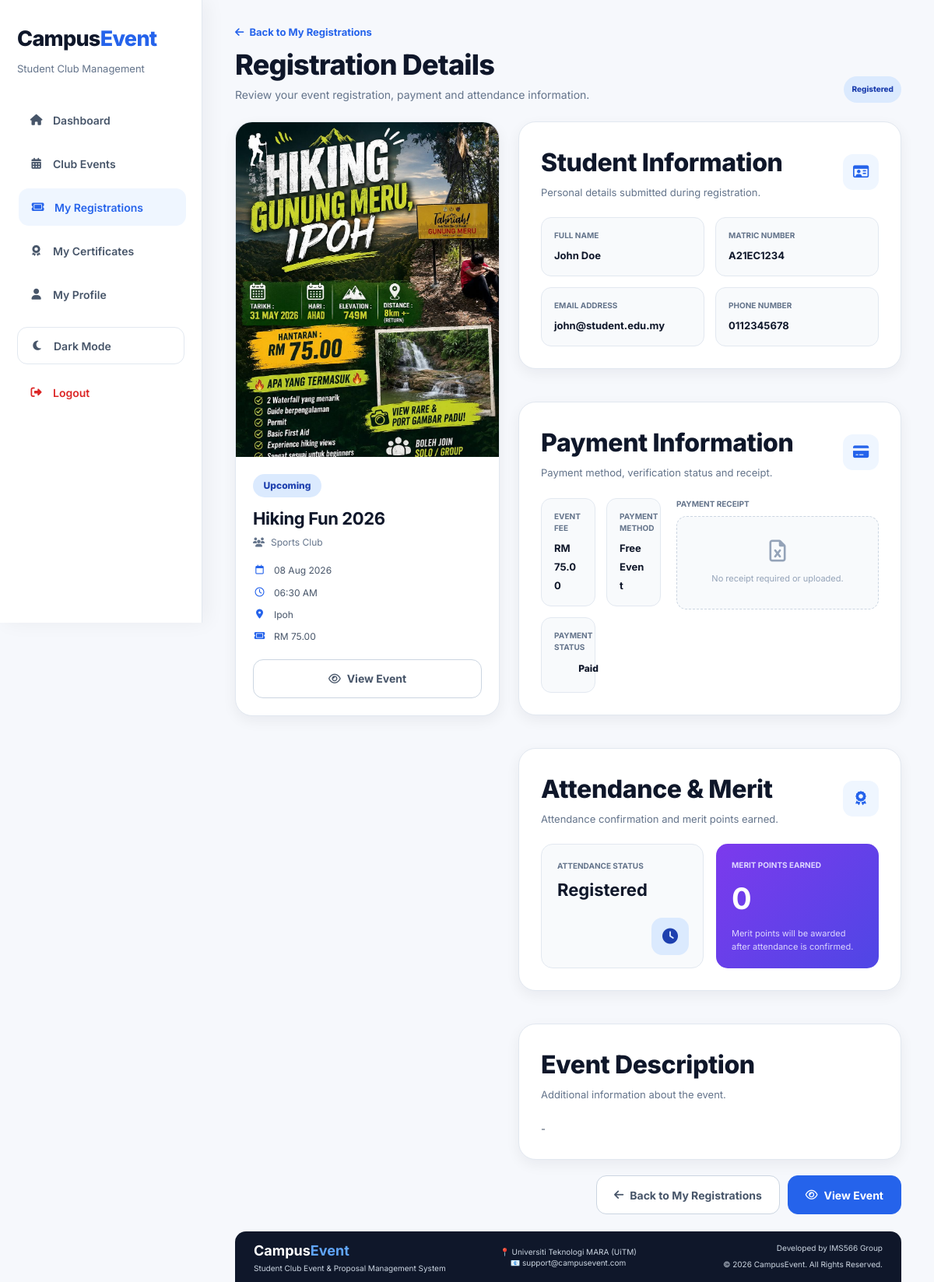
/registration_detail.php?id=4 (signed in), run on the app's committed database.
### tables this page shows
CREATE TABLE `registrations` (
  `registration_id` int(11) NOT NULL,
  `event_id` int(11) DEFAULT NULL,
  `user_id` int(11) DEFAULT NULL,
  `full_name` varchar(100) NOT NULL,
  `matric_no` varchar(20) NOT NULL,
  `email` varchar(100) NOT NULL,
  `phone` varchar(20) DEFAULT NULL,
  `payment_status` enum('Pending','Paid') DEFAULT 'Pending',
  `register_date` datetime DEFAULT current_timestamp(),
  `attendance_status` enum('Registered','Attended','Absent') DEFAULT 'Registered',
  `certificate_status` enum('Not Generated','Generated') NOT NULL DEFAULT 'Not Generated',
  `certificate_number` varchar(100) DEFAULT NULL,
  `certificate_generated_at` datetime DEFAULT NULL,
  `payment_method` varchar(50) DEFAULT NULL,
  `receipt` varchar(255) DEFAULT NULL
);

CREATE TABLE `events` (
  `event_id` int(11) NOT NULL,
  `proposal_id` int(11) DEFAULT NULL,
  `event_name` varchar(150) NOT NULL,
  `event_date` date NOT NULL,
  `event_time` time NOT NULL,
  `location` varchar(150) NOT NULL,
  `description` text DEFAULT NULL,
  `budget` decimal(10,2) DEFAULT NULL,
  `status` enum('Upcoming','Completed','Cancelled') DEFAULT 'Upcoming',
  `created_at` timestamp NOT NULL DEFAULT current_timestamp(),
  `poster` varchar(255) DEFAULT NULL,
  `report_status` varchar(20) DEFAULT 'Pending',
  `report_remark` text DEFAULT NULL,
  `report_summary` text DEFAULT NULL,
  `club_name` varchar(100) DEFAULT NULL,
  `event_fee` decimal(10,2) DEFAULT 0.00
);

### registration_detail.php (the view, shortened to what the rows shown need)
<?php
include 'includes/db.php';
$userId = (int) $_SESSION['user_id'];
$registrationId = (int) $_GET['id'];
$stmt = mysqli_prepare(
    $conn,
    "SELECT
        registrations.*,
        events.event_name,
        events.club_name,
        events.event_date,
        events.event_time,
        events.location,
        events.description,
        events.poster,
        events.event_fee,
        events.status AS event_status
     FROM registrations
     INNER JOIN events
        ON registrations.event_id = events.event_id
     WHERE registrations.registration_id = ?
     AND registrations.user_id = ?
     LIMIT 1"
);
mysqli_stmt_bind_param(
    $stmt,
    "ii",
    $registrationId,
    $userId
);
mysqli_stmt_execute($stmt);
$result = mysqli_stmt_get_result($stmt);
$registration = mysqli_fetch_assoc($result);
$paymentClass = strtolower(
    str_replace(
        ' ',
        '-',
        $registration['payment_status']
    )
);
$attendanceClass = strtolower(
    str_replace(
        ' ',
        '-',
        $registration['attendance_status']
    )
);
$eventStatusClass = strtolower(
    str_replace(
        ' ',
        '-',
        $registration['event_status']
    )
);
$meritPoints =
    $registration['attendance_status'] === 'Attended'
    ? 10
    : 0;
$posterPath = '';
if (!empty($registration['poster'])) {
    $posterPath =
        'assets/posters/' .
        rawurlencode($registration['poster']);
}
$eventFee = (float) (
    $registration['event_fee'] ?? 0
);
?>
<!DOCTYPE html>
<html lang="en">
<head>
    <link rel="stylesheet" href="assets/css/style.css?v=92000">
    <link rel="stylesheet" href="https://cdnjs.cloudflare.com/ajax/libs/font-awesome/6.5.2/css/all.min.css">
</head>
<body>
    <div class="main registration-detail-page">
        <div class="detail-hero">
            <div>
                <a href="my_registrations.php" class="detail-back-link">
                </a>
                <h1>Registration Details</h1>
                <p>
                </p>
            </div>
            <span class="attendance-badge attendance-<?php
            echo htmlspecialchars($attendanceClass);
            ?>">
                <?php
                echo htmlspecialchars(
                    $registration['attendance_status']
                );
                ?>
            </span>
        </div>
        <div class="registration-detail-layout">
            <aside class="card registration-event-card">
                <?php if ($posterPath !== '') { ?>
                    <img src="<?php echo $posterPath; ?>" class="registration-detail-poster" alt="<?php
                       echo htmlspecialchars(
                           $registration['event_name']
                       );
                       ?>">
                <?php } ?>
                <div class="registration-event-body">
                    <span class="badge badge-<?php
                    echo htmlspecialchars($eventStatusClass);
                    ?>">
                        <?php
                        echo htmlspecialchars(
                            $registration['event_status']
                        );
                        ?>
                    </span>
                    <h2>
                        <?php
                        echo htmlspecialchars(
                            $registration['event_name']
                        );
                        ?>
                    </h2>
                    <?php if (
                        !empty($registration['club_name'])
                    ) { ?>
                        <p class="registration-organizer">
                            <i class="fa-solid fa-users"></i>
                            <?php
                            echo htmlspecialchars(
                                $registration['club_name']
                            );
                            ?>
                        </p>
                    <?php } ?>
                    <div class="registration-event-meta">
                        <div>
                            <i class="fa-regular fa-calendar"></i>
                            <span>
                                <?php
                                echo date(
                                    "d M Y",
                                    strtotime(
                                        $registration['event_date']
                                    )
                                );
                                ?>
                            </span>
                        </div>
                        <div>
                            <i class="fa-regular fa-clock"></i>
                            <span>
                                <?php
                                echo date(
                                    "h:i A",
                                    strtotime(
                                        $registration['event_time']
                                    )
                                );
                                ?>
                            </span>
                        </div>
                        <div>
                            <i class="fa-solid fa-location-dot"></i>
                            <span>
                                <?php
                                echo htmlspecialchars(
                                    $registration['location']
                                );
                                ?>
                            </span>
                        </div>
                        <div>
                            <i class="fa-solid fa-ticket"></i>
                            <span>
                                <?php
                                echo $eventFee > 0
                                    ? 'RM ' . number_format(
                                        $eventFee,
                                        2
                                    )
                                    : 'Free Event';
                                ?>
                            </span>
                        </div>
                    </div>
                    <a href="event_detail.php?id=<?php
                    echo (int) $registration['event_id'];
                    ?>" class="btn-secondary registration-view-event">
                        <i class="fa-regular fa-eye"></i>
                        View Event
                    </a>
                </div>
            </aside>
            <div class="registration-detail-content">
                <div class="card registration-detail-card">
                    <div class="section-header">
                        <div>
                            <h2>Student Information</h2>
                        </div>
                    </div>
                    <div class="registration-info-grid">
                        <div class="registration-info-item">
                            <span>Full Name</span>
                            <strong>
                                <?php
                                echo htmlspecialchars(
                                    $registration['full_name']
                                );
                                ?>
                            </strong>
                        </div>
                        <div class="registration-info-item">
                            <span>Matric Number</span>
                            <strong>
                                <?php
                                echo htmlspecialchars(
                                    $registration['matric_no']
                                );
                                ?>
                            </strong>
                        </div>
                        <div class="registration-info-item">
                            <span>Email Address</span>
                            <strong>
                                <?php
                                echo htmlspecialchars(
                                    $registration['email']
                                );
                                ?>
                            </strong>
                        </div>
                        <div class="registration-info-item">
                            <span>Phone Number</span>
                            <strong>
                                <?php
                                echo htmlspecialchars(
                                    $registration['phone']
                                );
                                ?>
                            </strong>
                        </div>
                    </div>
                </div>
                <div class="card registration-detail-card">
                    <div class="section-header">
                        <div>
                            <h2>Payment Information</h2>
                        </div>
                    </div>
                    <div class="registration-payment-layout">
                        <div class="registration-payment-details">
                            <div class="registration-info-item">
                                <span>Event Fee</span>
                                <strong>
                                    <?php
                                    echo $eventFee > 0
                                        ? 'RM ' . number_format(
                                            $eventFee,
                                            2
                                        )
                                        : 'Free';
                                    ?>
                                </strong>
                            </div>
                            <div class="registration-info-item">
                                <span>Payment Method</span>
                                <strong>
                                    <?php
                                    echo htmlspecialchars(
                                        $registration['payment_method']
                                    );
                                    ?>
                                </strong>
                            </div>
                            <div class="registration-info-item">
                                <span>Payment Status</span>
                                <span class="badge badge-<?php
                                echo htmlspecialchars($paymentClass);
                                ?>">
                                    <?php
                                    echo htmlspecialchars(
                                        $registration['payment_status']
                                    );
                                    ?>
                                </span>
                            </div>
                        </div>
                    </div>
                </div>
                <div class="card registration-detail-card">
                    <div class="section-header">
                        <div>
                            <h2>Attendance & Merit</h2>
                        </div>
                    </div>
                    <div class="attendance-merit-grid">
                        <div class="attendance-result-card">
                            <span>Attendance Status</span>
                            <strong>
                                <?php
                                echo htmlspecialchars(
                                    $registration['attendance_status']
                                );
                                ?>
                            </strong>
                            <div class="attendance-result-icon attendance-<?php
                            echo htmlspecialchars($attendanceClass);
                            ?>">
                                <?php if (
                                    $registration['attendance_status'] ===
                                    'Attended'
                                ) { ?>
                                    <i class="fa-solid fa-circle-check"></i>
                                <?php } elseif (
                                    $registration['attendance_status'] ===
                                    'Absent'
                                ) { ?>
                                    <i class="fa-solid fa-circle-xmark"></i>
                                <?php } else { ?>
                                    <i class="fa-solid fa-clock"></i>
                                <?php } ?>
                            </div>
                        </div>
                        <div class="merit-result-card">
                            <span>Merit Points Earned</span>
                            <strong>
                                <?php echo $meritPoints; ?>
                            </strong>
                            <p>
                                <?php if ($meritPoints > 0) { ?>
                                    Merit points awarded for attending the event.
                                <?php } else { ?>
                                    Merit points will be awarded after attendance is confirmed.
                                <?php } ?>
                            </p>
                        </div>
                    </div>
                </div>
                <?php if (
                    !empty($registration['description'])
                ) { ?>
                    <div class="card registration-detail-card">
                        <div class="section-header">
                            <div>
                                <h2>Event Description</h2>
                                <p>
                                    Additional information about the event.
                                </p>
                            </div>
                        </div>
                        <div class="registration-description">
                            <?php
                            echo nl2br(
                                htmlspecialchars(
                                    $registration['description']
                                )
                            );
                            ?>
                        </div>
                    </div>
                <?php } ?>
            </div>
        </div>
    </div>
</body>
</html>

### data on the page
registrations: attendance_status "Registered", event.poster (picture), event.status "Upcoming", event.event_name "Hiking Fun 2026", event.club_name "Sports Club", event.event_date "08 Aug 2026", event.event_time "06:30 AM", event.location "Ipoh", event.event_fee "75.00", full_name "John Doe", matric_no "A21EC1234", email "john@student.edu.my", phone "0112345678", payment_method "Free Event", payment_status "Paid", attendance_status "0", event.description "-"
